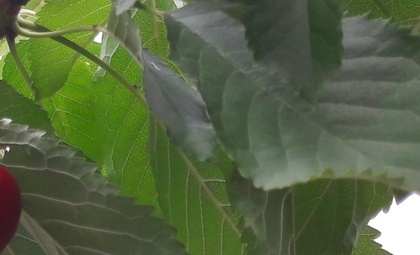
%> input picture Proyecto 1/images/b_2_1.jpg, 420 x 255 px, shrunk from 1122 x 682 before the run
$ octave green_detector.m   (GNU Octave 9; MATLAB toolbox functions it lacks are replaced by stand-ins)
%> lines starting %> are read from the running program, lines starting %| are printed output that depends on the picture; long printed decimals are rounded
clear
imageRGB = imread("b_2_1.jpg");
%> imageRGB is the input picture: size 255x420x3 uint8; mean R, G, B 86.6, 101.2, 66.5

imageRED   = imageRGB(:,:,1);
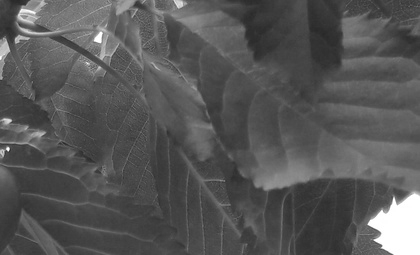
%> imageRED: size 255x420 uint8; min 40, max 255, mean 86.6
imageGREEN = imageRGB(:,:,2);
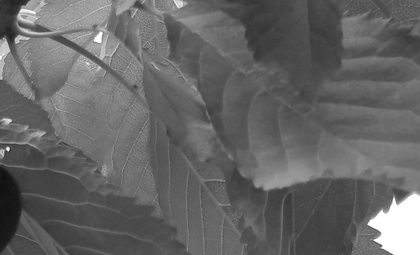
%> imageGREEN: size 255x420 uint8; min 14, max 255, mean 101.2
imageBLUE  = imageRGB(:,:,3);
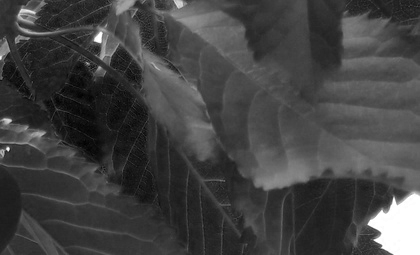
%> imageBLUE: size 255x420 uint8; min 0, max 255, mean 66.5

imageHSV = rgb2hsv(imageRGB);
%> imageHSV: size 255x420x3 double; mean H, S, V 0.261, 0.347, 0.399
imageHUE = imageHSV(:,:,1);
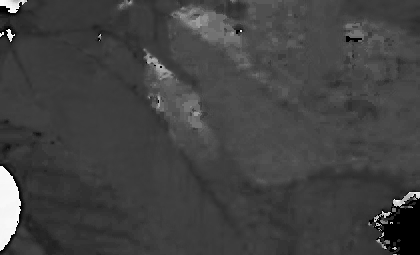
%> imageHUE: size 255x420 double; min 0, max 0.997, mean 0.261
imageSAT = imageHSV(:,:,2);
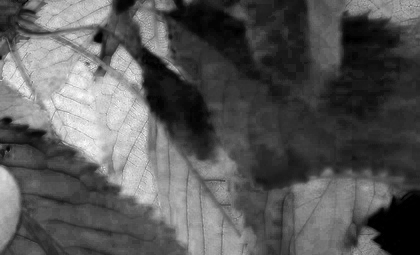
%> imageSAT: size 255x420 double; min 0, max 1, mean 0.347
imageVAL = imageHSV(:,:,3);
imageOUT = imageHSV;

imageTAM=size(imageRGB);
%> imageTAM = [255 420 3]

rows = imageTAM(1);
%> rows = 255
cols = imageTAM(2);
%> cols = 420

cantPixels=imageTAM(1).*imageTAM(2);
%> cantPixels = 107100

verdeVivo=0;
verdeSeco=0;
tierra=0;
pverdeVivo=0;
pverdeSeco=0;
pTierra=0;

for i=1:rows
  for j=1:cols
    if( (imageHUE(i,j)>0.14) && (imageHUE(i,j)<0.47) && (imageSAT(i,j)>0.13) && (imageVAL(i,j)>0.2) ) %detecto verdes
      imageOUT(i,j,1)=0.0;
      imageOUT(i,j,2)=0.5;
      verdeVivo = verdeVivo+1;
    else if( (imageHUE(i,j)>=0.04) && (imageHUE(i,j)<0.18) && (imageVAL(i,j)>0.7)) % detecto amarillos
      imageOUT(i,j,1) = 0.65;
      imageOUT(i,j,2) = 0.5;
      verdeSeco = verdeSeco + 1;
      else if( ((imageHUE(i,j)>0.6) || (imageHUE(i,j)<0.20))  && (imageVAL(i,j)<0.95) && (imageVAL(i,j)>0.09) ) % detecto marrones
        imageOUT(i,j,1) = 0.27;
        imageOUT(i,j,2) = 0.5;
        tierra = tierra + 1;
      endif
    endif
    endif
  endfor
endfor
%> imageOUT: size 255x420x3 double; mean H, S, V 0.0578, 0.432, 0.399
%> after the loop, tierra = 3497; verdeSeco = 322; verdeVivo = 86213

imageOUT_2= hsv2rgb(imageOUT);
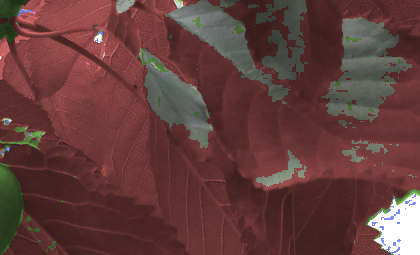
%> imageOUT_2: size 255x420x3 double; mean R, G, B 0.391, 0.243, 0.234
imshow(imageOUT_2);

pverdeVivo = verdeVivo/cantPixels;
%> pverdeVivo = 0.805
pverdeSeco = verdeSeco/cantPixels;
%> pverdeSeco = 0.00301
pTierra = tierra/cantPixels;
%> pTierra = 0.0327

disp("Porcentaje Verde Vivo: "), disp(pverdeVivo);
%| 0.8050
disp("Porcentaje Verde Seco: "), disp(pverdeSeco);
%| 3.0065e-03
disp("Porcentaje Tierra: "),     disp(pTierra);
%| 0.03265

$ run again, with Proyecto 1/images/IMG_20180506_135703616.jpg copied over Proyecto 1/images/b_2_1.jpg
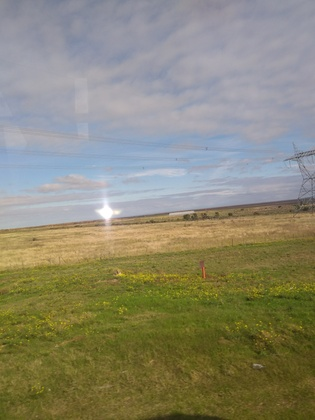
%> input picture Proyecto 1/images/IMG_20180506_135703616.jpg, 315 x 420 px, shrunk from 3120 x 4160 before the run
%> imageRGB is the input picture: size 420x315x3 uint8; mean R, G, B 138.3, 135.7, 114.2
%> imageHSV: size 420x315x3 double; mean H, S, V 0.397, 0.357, 0.583
%> `imageVAL = imageHSV(:,:,3);`:
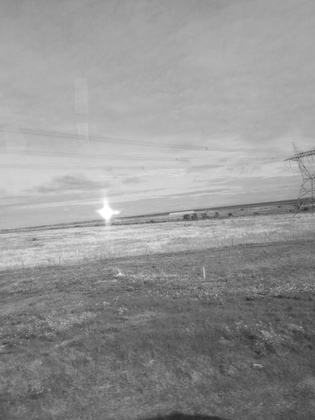
%> imageVAL: size 420x315 double; min 0.145, max 1, mean 0.583
%> after the loop `for i=1:rows`: tierra = 77394; verdeSeco = 5320; verdeVivo = 36019
%> `imageOUT_2= hsv2rgb(imageOUT);`:
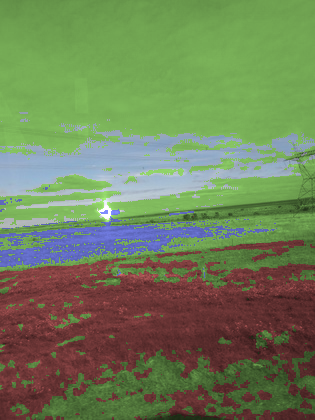
%> imageOUT_2: size 420x315x3 double; mean R, G, B 0.44, 0.504, 0.347
%> pverdeVivo = 0.272
%> pverdeSeco = 0.0402
%> pTierra = 0.585
%| 0.2723
%| 0.04021
%| 0.5850

$ run again, with Proyecto 1/images/b_2.jpg copied over Proyecto 1/images/b_2_1.jpg
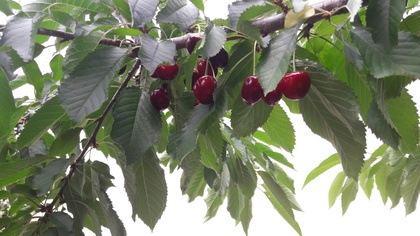
%> input picture Proyecto 1/images/b_2.jpg, 420 x 236 px, shrunk from 4128 x 2322 before the run
%> imageRGB is the input picture: size 236x420x3 uint8; mean R, G, B 127.7, 134, 111.5
%> imageHSV: size 236x420x3 double; mean H, S, V 0.278, 0.235, 0.535
%> `imageVAL = imageHSV(:,:,3);`:
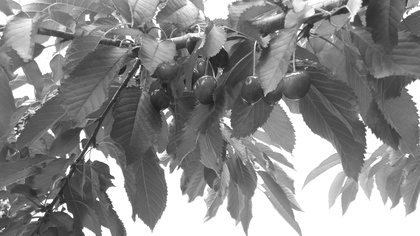
%> imageVAL: size 236x420 double; min 0.098, max 1, mean 0.535
%> after the loop `for i=1:rows`: tierra = 16804; verdeSeco = 4810; verdeVivo = 55595
%> `imageOUT_2= hsv2rgb(imageOUT);`:
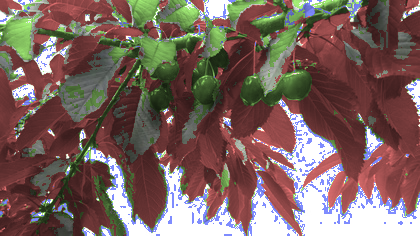
%> imageOUT_2: size 236x420x3 double; mean R, G, B 0.484, 0.393, 0.369
%> pverdeVivo = 0.561
%> pverdeSeco = 0.0485
%> pTierra = 0.17
%| 0.5609
%| 0.04853
%| 0.1695
